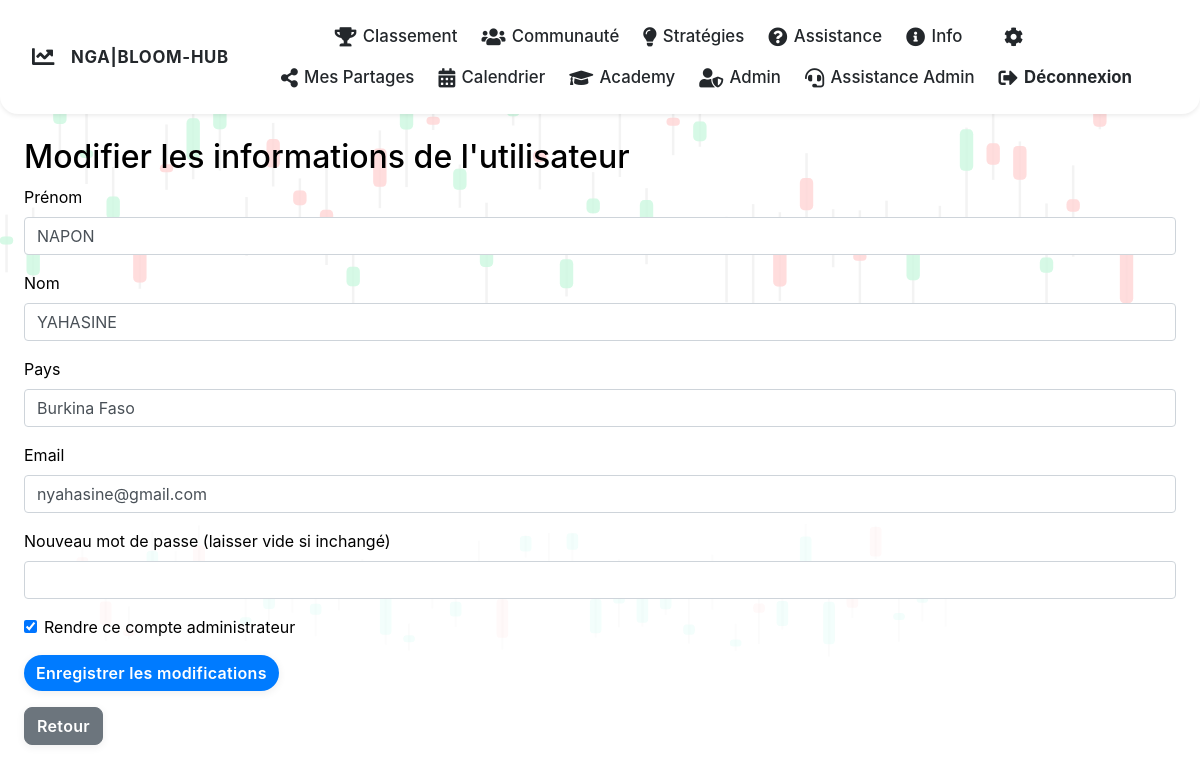
Screenshot of /admin/edit_user/1 (signed in) with the database file from the repository.
### main.py (models this page shows, shortened)
class User(db.Model):
    __tablename__ = 'users'
    id = db.Column(db.Integer, primary_key=True)
    prenom = db.Column(db.String(50), nullable=False)
    nom = db.Column(db.String(50), nullable=False)
    email = db.Column(db.String(100), unique=True, nullable=False)
    password = db.Column(db.String(200), nullable=False)
    pays = db.Column(db.String(50), nullable=True)
    is_admin = db.Column(db.Boolean, default=False)
    participate = db.Column(db.Boolean, default=False)
    assistance_messages = db.relationship('AssistanceMessage', backref='user', lazy=True)
    reflections = db.relationship('ReflectionEntry', backref='user', lazy=True)
    likes = db.relationship('Like', backref='user', lazy=True)
    groups_owned = db.relationship('Group', backref='owner', lazy=True)
    group_memberships = db.relationship('GroupMember', backref='user', lazy=True)
    group_messages = db.relationship('GroupMessage', backref='user', lazy=True)
    strategies = db.relationship('Strategy', backref='user', lazy=True)

### main.py (the view, shortened to what this page needs)
@app.route('/admin/edit_user/<int:user_id>', methods=['GET', 'POST'])
def edit_user(user_id):
    if 'user_id' not in session or not session.get('is_admin'):
        flash("Accès refusé.")
        return redirect(url_for('login'))
    user = User.query.get(user_id)
    if not user:
        flash("Utilisateur introuvable.")
        return redirect(url_for('admin'))
    return render_template('edit_user.html', user=user)

### main.py (called while the page is built)
@app.context_processor
def inject_site_name():
    return {'site_name': 'NGA|BLOOM-HUB'}

### templates/edit_user.html (shortened to what this page needs)
{% extends "base.html" %}
{% block content %}
<h2>Modifier les informations de l'utilisateur</h2>
<form method="POST">
  <div class="form-group">
    <label for="prenom">Prénom</label>
    <input type="text" class="form-control" name="prenom" value="{{ user.prenom }}" required>
  </div>
  <div class="form-group">
    <label for="nom">Nom</label>
    <input type="text" class="form-control" name="nom" value="{{ user.nom }}" required>
  </div>
  <div class="form-group">
    <label for="pays">Pays</label>
    <input type="text" class="form-control" name="pays" value="{{ user.pays }}">
  </div>
  <div class="form-group">
    <label for="email">Email</label>
    <input type="email" class="form-control" name="email" value="{{ user.email }}" required>
  </div>
  <div class="form-group">
    <label for="new_password">Nouveau mot de passe (laisser vide si inchangé)</label>
    <input type="password" class="form-control" name="new_password">
  </div>
  <div class="form-check">
    <input class="form-check-input" type="checkbox" name="is_admin" id="is_admin"
           {% if user.is_admin %}checked{% endif %}>
    <label class="form-check-label" for="is_admin">
      Rendre ce compte administrateur
    </label>
  </div>
  <button type="submit" class="btn btn-primary mt-3">Enregistrer les modifications</button>
</form>
<a href="{{ url_for('admin') }}" class="btn btn-secondary mt-3">Retour</a>
{% endblock %}

### static/css/style.css (style rules this page uses)
body { background: none; }
body:not(.dark-theme) { background-color: white; color: black; }
.btn, .btn-primary, .btn-success, .btn-danger { border-radius: 8px; font-weight: 600; letter-spacing: 0.02em; box-shadow: 0 2px 8px rgba(0,0,0,0.07); transition: background 0.18s, color 0.18s, box-shadow 0.18s; }
.btn-primary { background: #007bff; color: #fff; border: none; }
body { background: #f8f9fa; color: #23272b; }
.btn-success, .btn-primary { border-radius: 20px; font-weight: 600; }

### rows the page displays
User: prenom "NAPON", nom "YAHASINE", pays "Burkina Faso", email "nyahasine@gmail.com", is_admin "☑"

### other values shown
{{ site_name }} "NGA|BLOOM-HUB"
